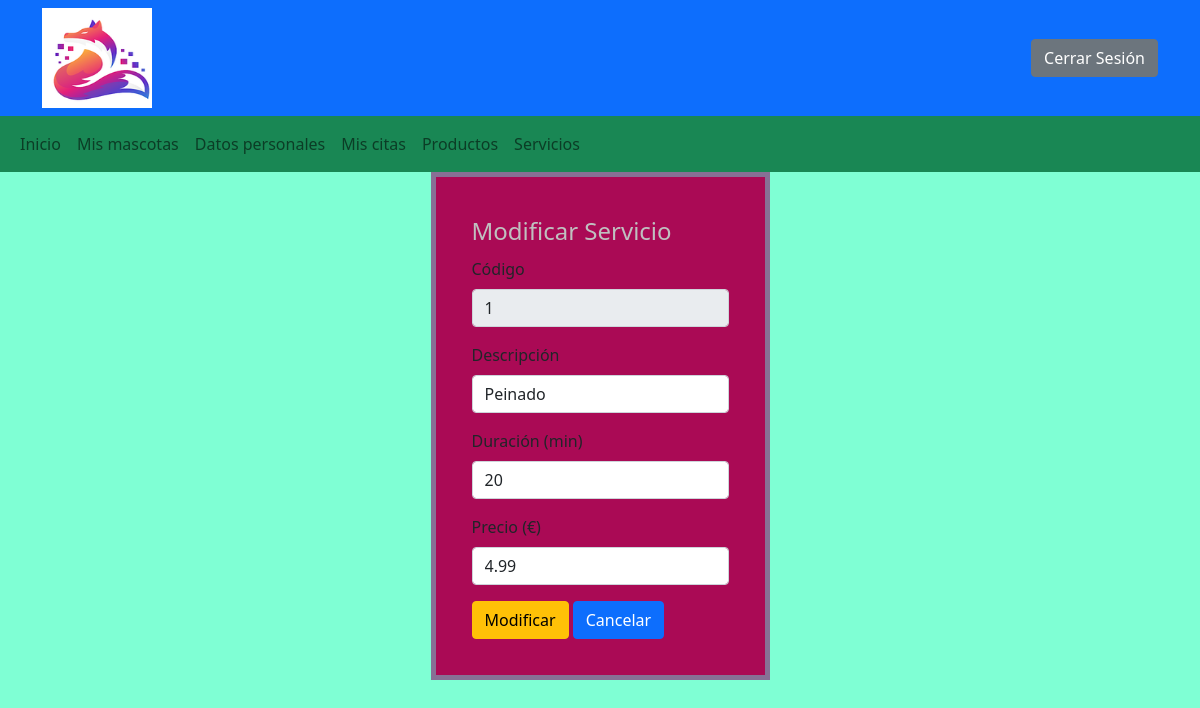
/php/modificar_servicio.php?codigo=1 (signed in), run on the app's committed database.
### tables this page shows
CREATE TABLE `servicio` (
  `codigo` int(2) NOT NULL,
  `descripcion` varchar(25) NOT NULL,
  `duracion` int(3) NOT NULL,
  `precio` double(5,2) NOT NULL
);

### php/modificar_servicio.php (the view, shortened to what this page needs)
<!DOCTYPE html>
<html lang="es">
<head>
 <link href="https://cdn.jsdelivr.net/npm/bootstrap@5.1.3/dist/css/bootstrap.min.css" rel="stylesheet">
 <link rel="stylesheet" href="../estilos/estilos.css">
</head>
<body>
<?php
       require('./funciones.php');
        if(isset($_SESSION['dni'])){
                if(isset($_SESSION['dni'])=='00000000A'){
                    $conexion=conexion();
                    $r1=".";
                    $e1="../";
                    $e2=".";
                    echo insertar_cab($r1);
                    echo insertar_nav($e1,$e2);
                    if(isset($_GET['codigo'])){
                        $codigo=$_GET['codigo'];
                        $sentencia="select descripcion,duracion,precio from servicio where codigo=?";
                        $consulta=$conexion->prepare($sentencia);
                        $consulta->bind_param("i",$codigo);
                        $consulta->bind_result($desc,$duracion,$precio);
                        $consulta->execute();
                        echo
                            '<main>
                            <section class="modificar">
                            <form method="post" action="#" enctype="multipart/form-data">
                            <legend>Modificar Servicio</legend>
                                    <div class="mb-3">
                                        <label  for="codigo" class="form-label">Código</label>
                                        <input type="text" value='.$codigo.' name="codigo" class="form-control" id="id" readonly>
                                    </div>
                                    <div class="mb-3">
                                        <label  for="desc" class="form-label">Descripción</label>
                                        <input type="text" value='.$desc.' name="desc" class="form-control" id="desc">
                                    </div>
                                    <div class="mb-3">
                                        <label  for="duracion" class="form-label">Duración (min)</label>
                                        <input type="text" value='.$duracion.' name="duracion" class="form-control" id="duracion">
                                    </div>
                                    <div class="mb-3">
                                        <label  for="precio" class="form-label">Precio (€)</label>
                                        <input type="number" value='.$precio.' name="precio" class="form-control" id="precio">
                                    </div>
                                    <input type="submit" class="btn btn-warning" name="modificar" value="Modificar">
                                    <input type="submit" class="btn btn-primary" name="cancelar" value="Cancelar">
                            </form></section></main>
                            ';
                    }
                }else{
                    echo"<h3 class='error'>ERROR: No tiene acceso a esta página</h3>";
                    echo'<META HTTP-EQUIV="REFRESH"CONTENT="2URL=http:../index.php">';
                }
        }else{
            echo"<h3 class='error'>ERROR: No tiene acceso a esta página</h3>";
            echo'<META HTTP-EQUIV="REFRESH"CONTENT="2;URL=http:login_registro.php">';
        }
?>
</body>
</html>

### estilos/estilos.css (style rules this page uses)
body { background-color: aquamarine; }
.modificar { display: flex; padding-bottom: 10%; justify-content: center; }
.modificar form { padding: 3%; background-color: rgb(170, 10, 85); border: 5px solid rgb(135, 112, 149); }
.modificar legend { color: silver; }

### data on the page
servicio: desc "Peinado", duracion "20", precio "4.99"
